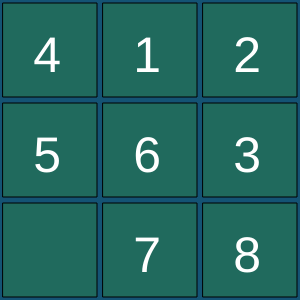
Frame 1 (no input)
Frame 60 (no input): identical to frame 1, image omitted
Frame 120 (the mouse pressed at the canvas centre since frame 60): identical to frame 1, image omitted

The p5.js sketch that drew this single still picture (run headless with seeded random() and noise() and a simulated clock; from frame 60 on, the mouse is pressed at the canvas centre):

// p5.js sketch
// ── sketch.js
var blocks = [];
var scl = 100;
var emp;
function setup() {
  createCanvas(300, 300);
  //   for (var i = 0; i < 9; i++) {
  //     blocks.push(new Tile(i % 3, floor(i / 3), i));
  //   }
  emp = new Tile(0, 2, 8);
  var blocks1 = [];
  var blocks2 = [];
  var blocks3 = [];

  blocks1.push(new Tile(0, 0, 3));
  blocks1.push(new Tile(1, 0, 0));
  blocks1.push(new Tile(2, 0, 1));
  blocks2.push(new Tile(0, 1, 4));
  blocks2.push(new Tile(1, 1, 5));
  blocks2.push(new Tile(2, 1, 2));
  blocks3.push(emp);
  blocks3.push(new Tile(1, 2, 6));
  blocks3.push(new Tile(2, 2, 7));
  blocks.push(blocks1);
  blocks.push(blocks2);
  blocks.push(blocks3);
  displayblocks(blocks);
  genValue(blocks);
}
function displayblocks(p) {
  background("#145374");
  for (var i = 0; i < 3; i++) {
    for (var j = 0; j < 3; j++) {
      p[i][j].show();
    }
  }
}
function draw() {
  //   background("#145374");
  //   displayblocks(blocks);
  //   noLoop();
  //   document.getElementById("wadup").innerHTML = "value= " + genValue(blocks);
  if (genValue(blocks) == 0) {
    alert("congrats! you have no life!");
  }
}
function mouseClicked() {
  console.log(genValue(blocks));
}
function keyPressed() {
  if (keyCode === UP_ARROW) {
    emp = swapUp(blocks, emp);
  } else if (keyCode === DOWN_ARROW) {
    emp = swapDown(blocks, emp);
  } else if (keyCode === LEFT_ARROW) {
    emp = swapLeft(blocks, emp);
  } else if (keyCode === RIGHT_ARROW) {
    emp = swapRight(blocks, emp);
  }

  genValue(blocks);
  displayblocks(blocks);
}
function genValue(blocks) {
  var value = 0;
  for (var i = 0; i < 3; i++) {
    for (var j = 0; j < 3; j++) {
      var pos = 3 * i + j;
      if (blocks[i][j].v != pos) value += 1;
    }
  }
  return value;
}
function swapUp(bocks, emp) {
  temp = bocks[emp.y - 1][emp.x].v;
  bocks[emp.y - 1][emp.x].v = emp.v;
  emp.v = temp;
  emp = bocks[emp.y - 1][emp.x];
  return emp;
}

function swapDown(bocks, emp) {
  temp = bocks[emp.y + 1][emp.x].v;
  bocks[emp.y + 1][emp.x].v = emp.v;
  emp.v = temp;
  emp = bocks[emp.y + 1][emp.x];
  return emp;
}

function swapLeft(bocks, emp) {
  temp = bocks[emp.y][emp.x - 1].v;
  bocks[emp.y][emp.x - 1].v = emp.v;
  emp.v = temp;
  emp = bocks[emp.y][emp.x - 1];
  return emp;
}

function swapRight(bocks, emp) {
  temp = bocks[emp.y][emp.x + 1].v;
  bocks[emp.y][emp.x + 1].v = emp.v;
  emp.v = temp;
  emp = bocks[emp.y][emp.x + 1];
  return emp;
}

class Tile {
  constructor(x, y, v) {
    this.x = x;
    this.y = y;
    this.v = v;
  }
  show() {
    fill("#206a5d");
    square(this.x * scl + 3, this.y * scl + 3, scl - 6);
    fill(255);
    textSize(50);
    textAlign(LEFT);
    if (this.v != 8)
      text(this.v + 1, this.x * scl + scl / 3, this.y * scl + scl / 3, scl);
  }
}
